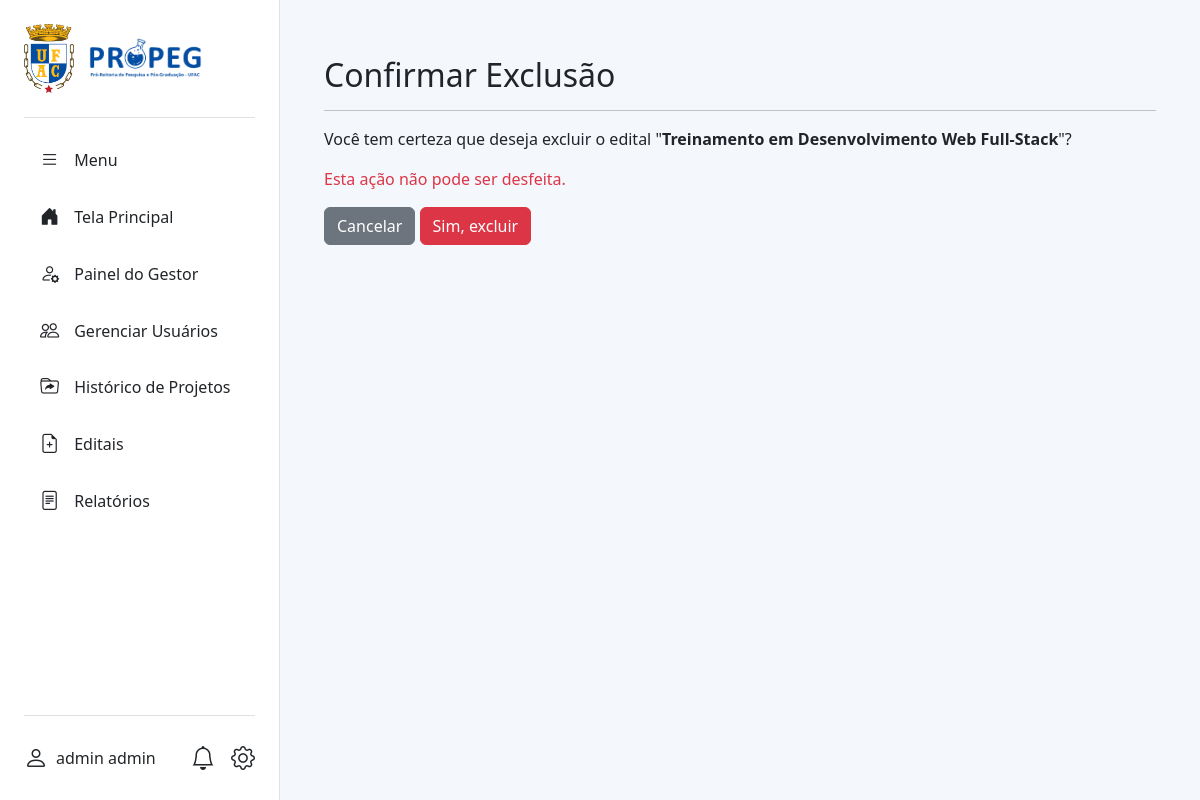
The page /projetos/gestor/editais/1/deletar/ (signed in) on the database its author committed.
### projetos_institucionais/models.py (models this page shows, shortened)
class Usuario(AbstractUser):
    PERFIL_CHOICES = (
        ('coordenador', 'Coordenador'),
        ('aluno', 'Aluno'),
        ('gestor', 'Gestor'),
    )
    STATUS_CHOICES = (
        ('pendente', 'Pendente'),
        ('ativo', 'Ativo'),
        ('inativo', 'Inativo'),
    )
    CNPQ_AREA_CHOICES = [
        ('', 'Selecione uma área'),
        ('Ciências Exatas e da Terra', (
            ('exatas_matematica',  'Matemática'),
            ('exatas_computacao',  'Computação'),
            ('exatas_fisica',      'Física'),
            ('exatas_quimica',     'Química'),
            ('exatas_geociencias', 'Geociências'),
        )),
        ('Ciências Biológicas', (
            ('bio_geral',     'Biologia Geral'),
            ('bio_biofisica', 'Biofísica'),
            ('bio_botanica',  'Botânica'),
            ('bio_ecologia',  'Ecologia'),
            ('bio_genetica',  'Genética'),
        )),
        ('Engenharias', (
            ('eng_civil',    'Engenharia Civil'),
            ('eng_eletrica', 'Engenharia Elétrica'),
            ('eng_mecanica', 'Engenharia Mecânica'),
            ('eng_producao', 'Engenharia de Produção'),
        )),
        ('Ciências da Saúde', (
            ('saude_medicina', 'Medicina'),
            ('saude_nutricao', 'Nutrição'),
            ('saude_coletiva', 'Saúde Coletiva'),
        )),
        ('Ciências Agrárias', (
            ('agrar_agronomia', 'Agronomia'),
            ('agrar_florestal', 'Recursos Florestais'),
            ('agrar_zootecnia', 'Zootecnia'),
        )),
        ('Ciências Sociais Aplicadas', (
            ('sociais_direito',  'Direito'),
            ('sociais_admin',    'Administração'),
            ('sociais_economia', 'Economia'),
            ('sociais_info',     'Ciência da Informação'),
        )),
        ('Ciências Humanas', (
            ('humanas_filosofia',  'Filosofia'),
            ('humanas_sociologia', 'Sociologia'),
            ('humanas_historia',   'História'),
            ('humanas_psicologia', 'Psicologia'),
            ('humanas_educacao',   'Educação'),
        )),
        ('Linguística, Letras e Artes', (
            ('lla_linguistica', 'Linguística'),
            ('lla_letras',      'Letras'),
            ('lla_artes',       'Artes'),
        )),
    ]
    status = models.CharField(
        max_length=20,
        choices=STATUS_CHOICES,
        default='pendente',
        verbose_name='Status',
    )
    USERNAME_FIELD = 'cpf'
    REQUIRED_FIELDS = ['username', 'first_name', 'last_name', 'email']
    cpf = models.CharField(max_length=14, unique=True, verbose_name="CPF")
    email = models.EmailField(unique=True)
    telefone = models.CharField(max_length=20, blank=True, null=True)
    rg = models.CharField(max_length=20, blank=True, null=True, verbose_name="RG")
    data_nascimento = models.DateField(blank=True, null=True, verbose_name="Data de Nascimento")
    siape = models.CharField(max_length=10, blank=True, null=True, verbose_name="SIAPE")
    matricula = models.CharField(max_length=20, blank=True, null=True, verbose_name="Nº de Matrícula")
    lattes = models.CharField(max_length=50, blank=True, null=True, verbose_name="Nº Currículo Lattes")
    cnpq_area = models.CharField(
        max_length=100,
        choices=CNPQ_AREA_CHOICES,
        blank=True,
        null=True,
        verbose_name="Grande Área CNPq",
    )
    cnpq = models.CharField(max_length=20, blank=True, null=True, verbose_name="Nº Currículo Lattes/CNPq")
    perfil = models.CharField(max_length=20, choices=PERFIL_CHOICES)
    regime_trabalho = models.CharField(max_length=3, blank=True, null=True, verbose_name="Regime de Trabalho")
    is_active = models.BooleanField(default=False, verbose_name="Ativo", help_text="Marque esta opção para ativar a conta do usuário.")
    curso = models.ForeignKey(
        'CursoGraduacao',
        on_delete=models.SET_NULL,
        null=True,
        blank=True,
        verbose_name="Curso de Graduação",
    )
    endereco = models.OneToOneField(
        'Endereco',
        on_delete=models.SET_NULL,
        null=True,
        blank=True
    )
    titulacao = models.ForeignKey(
        'Titulacao',
        on_delete=models.SET_NULL,
        null=True,
        blank=True,
        verbose_name="Titulação"
    )
    centro_lotacao = models.ForeignKey(
        'CentroLotacao',
        on_delete=models.SET_NULL,
        null=True,
        blank=True,
        verbose_name="Centro de Lotação"
    )
    objects = UsuarioManager()

class Edital(models.Model):
    STATUS_CHOICES = (
        ('rascunho', 'Rascunho'),
        ('aberto', 'Aberto'),
        ('fechado', 'Fechado'),
    )
    tipo = models.CharField(max_length=50, default='PROPEG', verbose_name="Tipo/Origem", help_text="Ex: PROPEG, PROEX, etc.")
    numero = models.PositiveIntegerField(verbose_name="Número do Edital")
    ano = models.PositiveIntegerField(verbose_name="Ano do Edital")
    titulo = models.CharField(max_length=255, verbose_name="Título Descritivo do Edital")
    descricao = models.TextField(verbose_name="Descrição Resumida")
    data_inicio_submissoes = models.DateField(verbose_name="Início das Submissões")
    data_fim_submissoes = models.DateField(verbose_name="Fim das Submissões")
    status = models.CharField(max_length=10, choices=STATUS_CHOICES, default='rascunho')
    documento_principal = models.FileField(
        upload_to='editais/documentos/',
        storage=_raw_storage(),
        blank=True, null=True,
        max_length=500,
        verbose_name="Documento Principal do Edital (PDF)"
    )
    criado_por = models.ForeignKey(settings.AUTH_USER_MODEL, on_delete=models.PROTECT)
    data_criacao = models.DateTimeField(auto_now_add=True)
    class Meta:
        verbose_name = "Edital"
        verbose_name_plural = "Editais"
        ordering = ['-ano', '-numero']
        unique_together = ('numero', 'ano', 'tipo')

### projetos_institucionais/views.py (the view)
# urls.py: path('gestor/editais/<int:pk>/deletar/', views.gestor_deletar_edital, name='gestor_deletar_edital'),
@login_required
@gestor_required
def gestor_deletar_edital(request, pk):
    edital = get_object_or_404(Edital, pk=pk)
    if request.method == 'POST':
        edital.delete()
        messages.success(request, 'Edital excluído com sucesso.')
        return redirect('gestor_listar_editais')
    return render(request, 'projetos_institucionais/edital_confirm_delete.html', {'edital': edital})

### projetos_institucionais/context_processors.py (called while the page is built)
def unread_notifications_context(request):
    if request.user.is_authenticated:
        unread_count = Notificacao.objects.filter(destinatario=request.user, lida=False).count()
        return {'unread_notifications_count': unread_count}
    return {}

### templates/projetos_institucionais/edital_confirm_delete.html (shortened to what this page needs)
{% extends "base2.html" %}
{% block content %}
<div class="container mt-4">
    <h2>Confirmar Exclusão</h2>
    <hr>
    <p>Você tem certeza que deseja excluir o edital "<strong>{{ edital.titulo }}</strong>"?</p>
    <p class="text-danger">Esta ação não pode ser desfeita.</p>
    <form method="post">
        <a href="{% url 'gestor_listar_editais' %}" class="btn btn-secondary">Cancelar</a>
        <button type="submit" class="btn btn-danger">Sim, excluir</button>
    </form>
</div>
{% endblock %}

### templates/base2.html (shortened to what this page needs)
{% load static %}
<!DOCTYPE html>
<html lang="pt-BR">
<head>
    <link href="https://cdn.jsdelivr.net/npm/bootstrap@5.3.3/dist/css/bootstrap.min.css" rel="stylesheet">
    <link href="https://cdn.jsdelivr.net/npm/bootstrap-icons@1.11.3/font/bootstrap-icons.css" rel="stylesheet">
    <link href="https://cdnjs.cloudflare.com/ajax/libs/font-awesome/6.5.2/css/all.min.css" rel="stylesheet">
    <link href="{% static 'css/style.css' %}" rel="stylesheet">
</head>
<body>
    <div class="d-flex">
        <div id="sidebar" class="d-flex flex-column">
            <div class="sidebar-header">
                <img src="{% static 'imagens/logo_ufac.png' %}" alt="Logo UFAC" width="50">
                <img src="{% static 'imagens/Logo-Propeg.png' %}" alt="Logo PROPEG" class="logo-propeg" style="height:40px; width:auto;">
            </div>
            <ul class="nav flex-column my-3">
                <li class="nav-item">
                    <a href="#" class="nav-link text-dark" id="toggle-btn">
                        <i class="bi bi-list"></i>
                        <span>Menu</span>
                    </a>
                </li>
                {% with request.resolver_match.url_name as url_name %}
                <li class="nav-item">
                    <a href="{% url 'tela_principal' %}"
                        class="nav-link {% if url_name == 'tela_principal' %}active{% else %}text-dark{% endif %}">
                        <i class="bi bi-house-door-fill"></i>
                        <span>Tela Principal</span>
                    </a>
                </li>
                {% if user.is_authenticated and user.perfil == 'gestor' %}
                <li class="nav-item">
                    <a href="{% url 'gestor_dashboard' %}"
                        class="nav-link {% if request.resolver_match.url_name == 'gestor_dashboard' %}active{% else %}text-dark{% endif %}">
                        <i class="bi bi-person-gear"></i>
                        <span>Painel do Gestor</span>
                    </a>
                </li>
                <li class="nav-item">
                    <a href="{% url 'gerenciar_usuarios' %}" class="nav-link {% if request.resolver_match.url_name == 'gerenciar_usuarios' %}active{% else %}text-dark{% endif %}">
                        <i class="bi bi-people"></i>
                        <span>Gerenciar Usuários</span>
                    </a>
                </li>
                <li class="nav-item">
                    <a href="{% url 'historico_projetos' %}" class="nav-link {% if request.resolver_match.url_name == 'historico_projetos' %}active{% else %}text-dark{% endif %}">
                        <i class="bi bi-folder-symlink"></i>
                        <span>Histórico de Projetos</span>
                    </a>
                </li>
                <li class="nav-item">
                    <a href="{% url 'gestor_listar_editais' %}" class="nav-link {% if request.resolver_match.url_name == 'gestor_listar_editais' %}active{% else %}text-dark{% endif %}">
                        <i class="bi bi-file-earmark-plus"></i>
                        <span>Editais</span>
                    </a>
                </li>
                <li class="nav-item">
                    <a href="{% url 'gestor_relatorios' %}" class="nav-link {% if request.resolver_match.url_name == 'gestor_relatorios' %}active{% else %}text-dark{% endif %}">
                        <i class="bi bi-file-text"></i>
                        <span>Relatórios</span>
                    </a>
                </li>
                {% endif %}
                {% endwith %}
            </ul>
            <div class="sidebar-footer mt-auto">
                {% if user.is_authenticated %}
                <a href="{% url 'perfil' %}" class="d-flex align-items-center text-dark text-decoration-none">
                    <i class="bi bi-person fs-4"></i>
                    <span class="ms-2">
                        {% if user.get_full_name %}
                        {{ user.get_full_name }}
                        {% elif user.first_name %}
                        {{ user.first_name }}
                        {% else %}
                        {{ user.cpf }}
                        {% endif %}
                    </span>
                </a>
                {% endif %}
                <div class="d-flex align-items-center">
                    <a href="{% url 'lista_notificacoes' %}" class="text-dark position-relative me-3">
                        <i class="bi bi-bell fs-4"></i>
                    </a>
                    {% if user.is_authenticated %}
                    <div class="dropdown dropup">
                        <a href="#" class="text-dark text-decoration-none" data-bs-toggle="dropdown"
                            aria-expanded="false">
                            <i class="bi bi-gear fs-4"></i>
                        </a>
                    </div>
                    {% endif %}
                </div>
            </div>
        </div>
        <main id="main-content">
            {% block content %}
            {% endblock %}
        </main>
    </div>
</body>
</html>

### static/css/style.css (style rules this page uses)
html, body { height: 100%; margin: 0; font-family: 'Segoe UI', Tahoma, Geneva, Verdana, sans-serif; }
.d-flex { height: 100%; }
#sidebar { width: 280px; background-color: #ffffff; padding: 1.5rem; border-right: 1px solid #dee2e6; transition: width 0.3s; transition: width 0.3s ease-in-out; }
.sidebar-header { display: flex; align-items: center; gap: 15px; padding-bottom: 1.5rem; border-bottom: 1px solid #dee2e6; }
.sidebar-footer { display: flex; justify-content: space-between; align-items: center; padding-top: 1.5rem; border-top: 1px solid #dee2e6; }
#main-content { flex-grow: 1; background-color: #f4f7fc; padding: 2rem; overflow-y: auto; }

### rows shown on the page
Usuario: get_full_name "admin admin"
Edital: titulo "Treinamento em Desenvolvimento Web Full-Stack"
